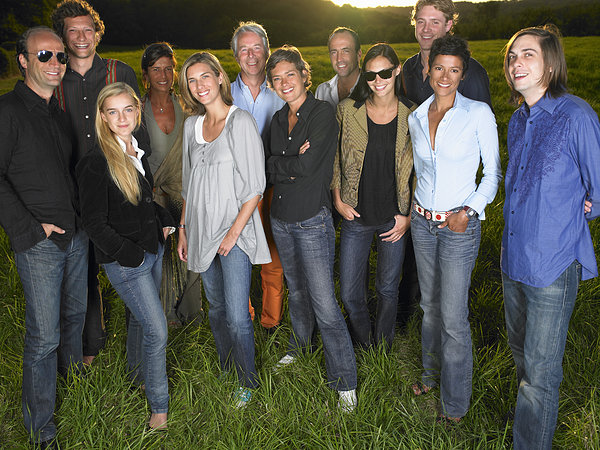
#> input picture FlappyBird/resources/crowd.jpg, 600 x 450 px
$ python face_check.py
#> lines starting #> are read from the running program, lines starting #| are printed output that depends on the picture; after the words box and inside, x2 and y2 are one past the last pixel; in counts of white or black regions, pixels touching at a corner belong together
# 目标检测
import cv2
import numpy as np

import cv2

# 加载 Haar 特征分类器模型文件
cascade_file = 'D:\Program Files\Python39\Lib\site-packages\cv2\data\haarcascade_frontalface_default.xml'  # 替换为实际的文件路径
face_cascade = cv2.CascadeClassifier(cascade_file)

# 加载图像文件
image_file = '../resources/crowd.jpg'  # 替换为实际的图像文件路径
image = cv2.imread(image_file)
#> image is the input picture: shape (450, 600, 3); mean B, G, R 75.2, 84.8, 85.2

# 转换为灰度图像
gray_image = cv2.cvtColor(image, cv2.COLOR_BGR2GRAY)
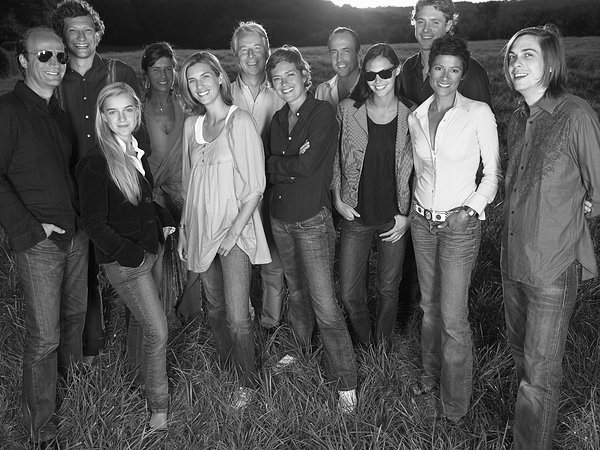
#> gray_image: shape (450, 600); min 0, max 255, mean 83.8

# 使用 Haar 特征分类器进行人脸检测
faces = face_cascade.detectMultiScale(gray_image, scaleFactor=1.1, minNeighbors=5, minSize=(30, 30))
#> faces = [[63, 17, 39, 39], [322, 36, 36, 36], [146, 57, 34, 34], [426, 53, 41, 41], [361, 61, 37, 37], [182, 65, 35, 35], [92, 91, 53, 53], [266, 62, 38, 38], [16, 34, 61, 61], [490, 34, 60, 60]]

# 绘制检测结果
for (x, y, w, h) in faces:
    cv2.rectangle(image, (x, y), (x+w, y+h), (255, 0, 0), 1)
#> this loop made 10 passes
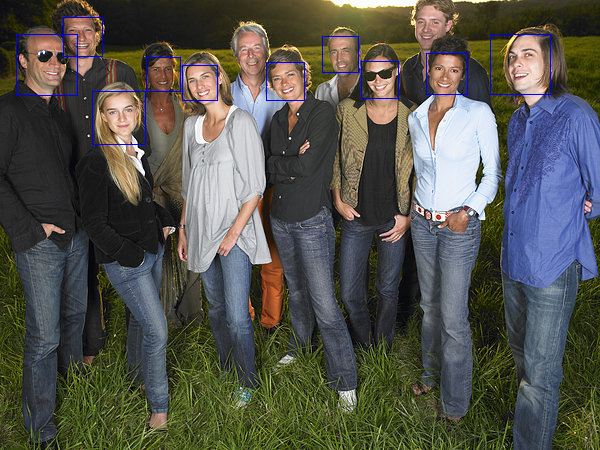
#> image: shape (450, 600, 3); 0.64% of pixels changed, all inside (x1, y1, x2, y2) = (16, 17, 551, 145)

# 显示检测结果
cv2.imshow('Face Detection Result', image)
cv2.waitKey(0)
cv2.destroyAllWindows()
